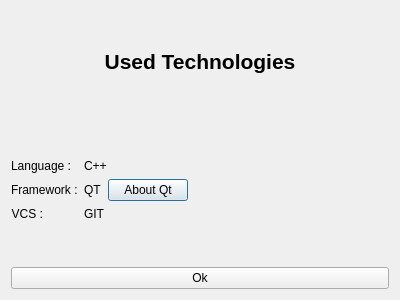
<?xml version="1.0" encoding="UTF-8"?>
<ui version="4.0">
 <class>TechnologiesWindow</class>
 <widget class="QDialog" name="TechnologiesWindow">
  <property name="geometry">
   <rect>
    <x>0</x>
    <y>0</y>
    <width>400</width>
    <height>300</height>
   </rect>
  </property>
  <property name="windowTitle">
   <string>Technologies</string>
  </property>
  <layout class="QVBoxLayout" name="verticalLayout">
   <item>
    <widget class="QLabel" name="titleLabel">
     <property name="text">
      <string>&lt;html&gt;&lt;head/&gt;&lt;body&gt;&lt;p align=&quot;center&quot;&gt;&lt;span style=&quot; font-size:16pt; font-weight:700;&quot;&gt;Used Technologies&lt;/span&gt;&lt;/p&gt;&lt;/body&gt;&lt;/html&gt;</string>
     </property>
    </widget>
   </item>
   <item>
    <spacer name="verticalSpacer">
     <property name="orientation">
      <enum>Qt::Vertical</enum>
     </property>
     <property name="sizeType">
      <enum>QSizePolicy::Fixed</enum>
     </property>
     <property name="sizeHint" stdset="0">
      <size>
       <width>20</width>
       <height>40</height>
      </size>
     </property>
    </spacer>
   </item>
   <item>
    <layout class="QHBoxLayout" name="horizontalLayout">
     <item>
      <layout class="QFormLayout" name="formLayout_4">
       <item row="0" column="0">
        <widget class="QLabel" name="languageLabel">
         <property name="text">
          <string>Language :</string>
         </property>
        </widget>
       </item>
       <item row="0" column="1">
        <widget class="QLabel" name="cppLabel">
         <property name="text">
          <string>C++</string>
         </property>
        </widget>
       </item>
       <item row="1" column="0">
        <widget class="QLabel" name="frameworkLabel">
         <property name="text">
          <string>Framework :</string>
         </property>
        </widget>
       </item>
       <item row="2" column="0">
        <widget class="QLabel" name="versionControlLabel">
         <property name="text">
          <string>VCS :</string>
         </property>
         <property name="alignment">
          <set>Qt::AlignRight|Qt::AlignTrailing|Qt::AlignVCenter</set>
         </property>
        </widget>
       </item>
       <item row="2" column="1">
        <widget class="QLabel" name="gitLabel">
         <property name="text">
          <string>GIT</string>
         </property>
        </widget>
       </item>
       <item row="1" column="1">
        <layout class="QHBoxLayout" name="horizontalLayout_2">
         <item>
          <widget class="QLabel" name="qtLabel">
           <property name="text">
            <string>QT</string>
           </property>
          </widget>
         </item>
         <item>
          <widget class="QPushButton" name="aboutQTButton">
           <property name="text">
            <string>About Qt</string>
           </property>
          </widget>
         </item>
        </layout>
       </item>
      </layout>
     </item>
     <item>
      <spacer name="horizontalSpacer">
       <property name="orientation">
        <enum>Qt::Horizontal</enum>
       </property>
       <property name="sizeHint" stdset="0">
        <size>
         <width>40</width>
         <height>20</height>
        </size>
       </property>
      </spacer>
     </item>
    </layout>
   </item>
   <item>
    <widget class="QPushButton" name="exitButton">
     <property name="text">
      <string>Ok</string>
     </property>
    </widget>
   </item>
  </layout>
 </widget>
 <tabstops>
  <tabstop>exitButton</tabstop>
  <tabstop>aboutQTButton</tabstop>
 </tabstops>
 <resources/>
 <connections>
  <connection>
   <sender>exitButton</sender>
   <signal>clicked()</signal>
   <receiver>TechnologiesWindow</receiver>
   <slot>accept()</slot>
   <hints>
    <hint type="sourcelabel">
     <x>219</x>
     <y>271</y>
    </hint>
    <hint type="destinationlabel">
     <x>293</x>
     <y>228</y>
    </hint>
   </hints>
  </connection>
 </connections>
</ui>
